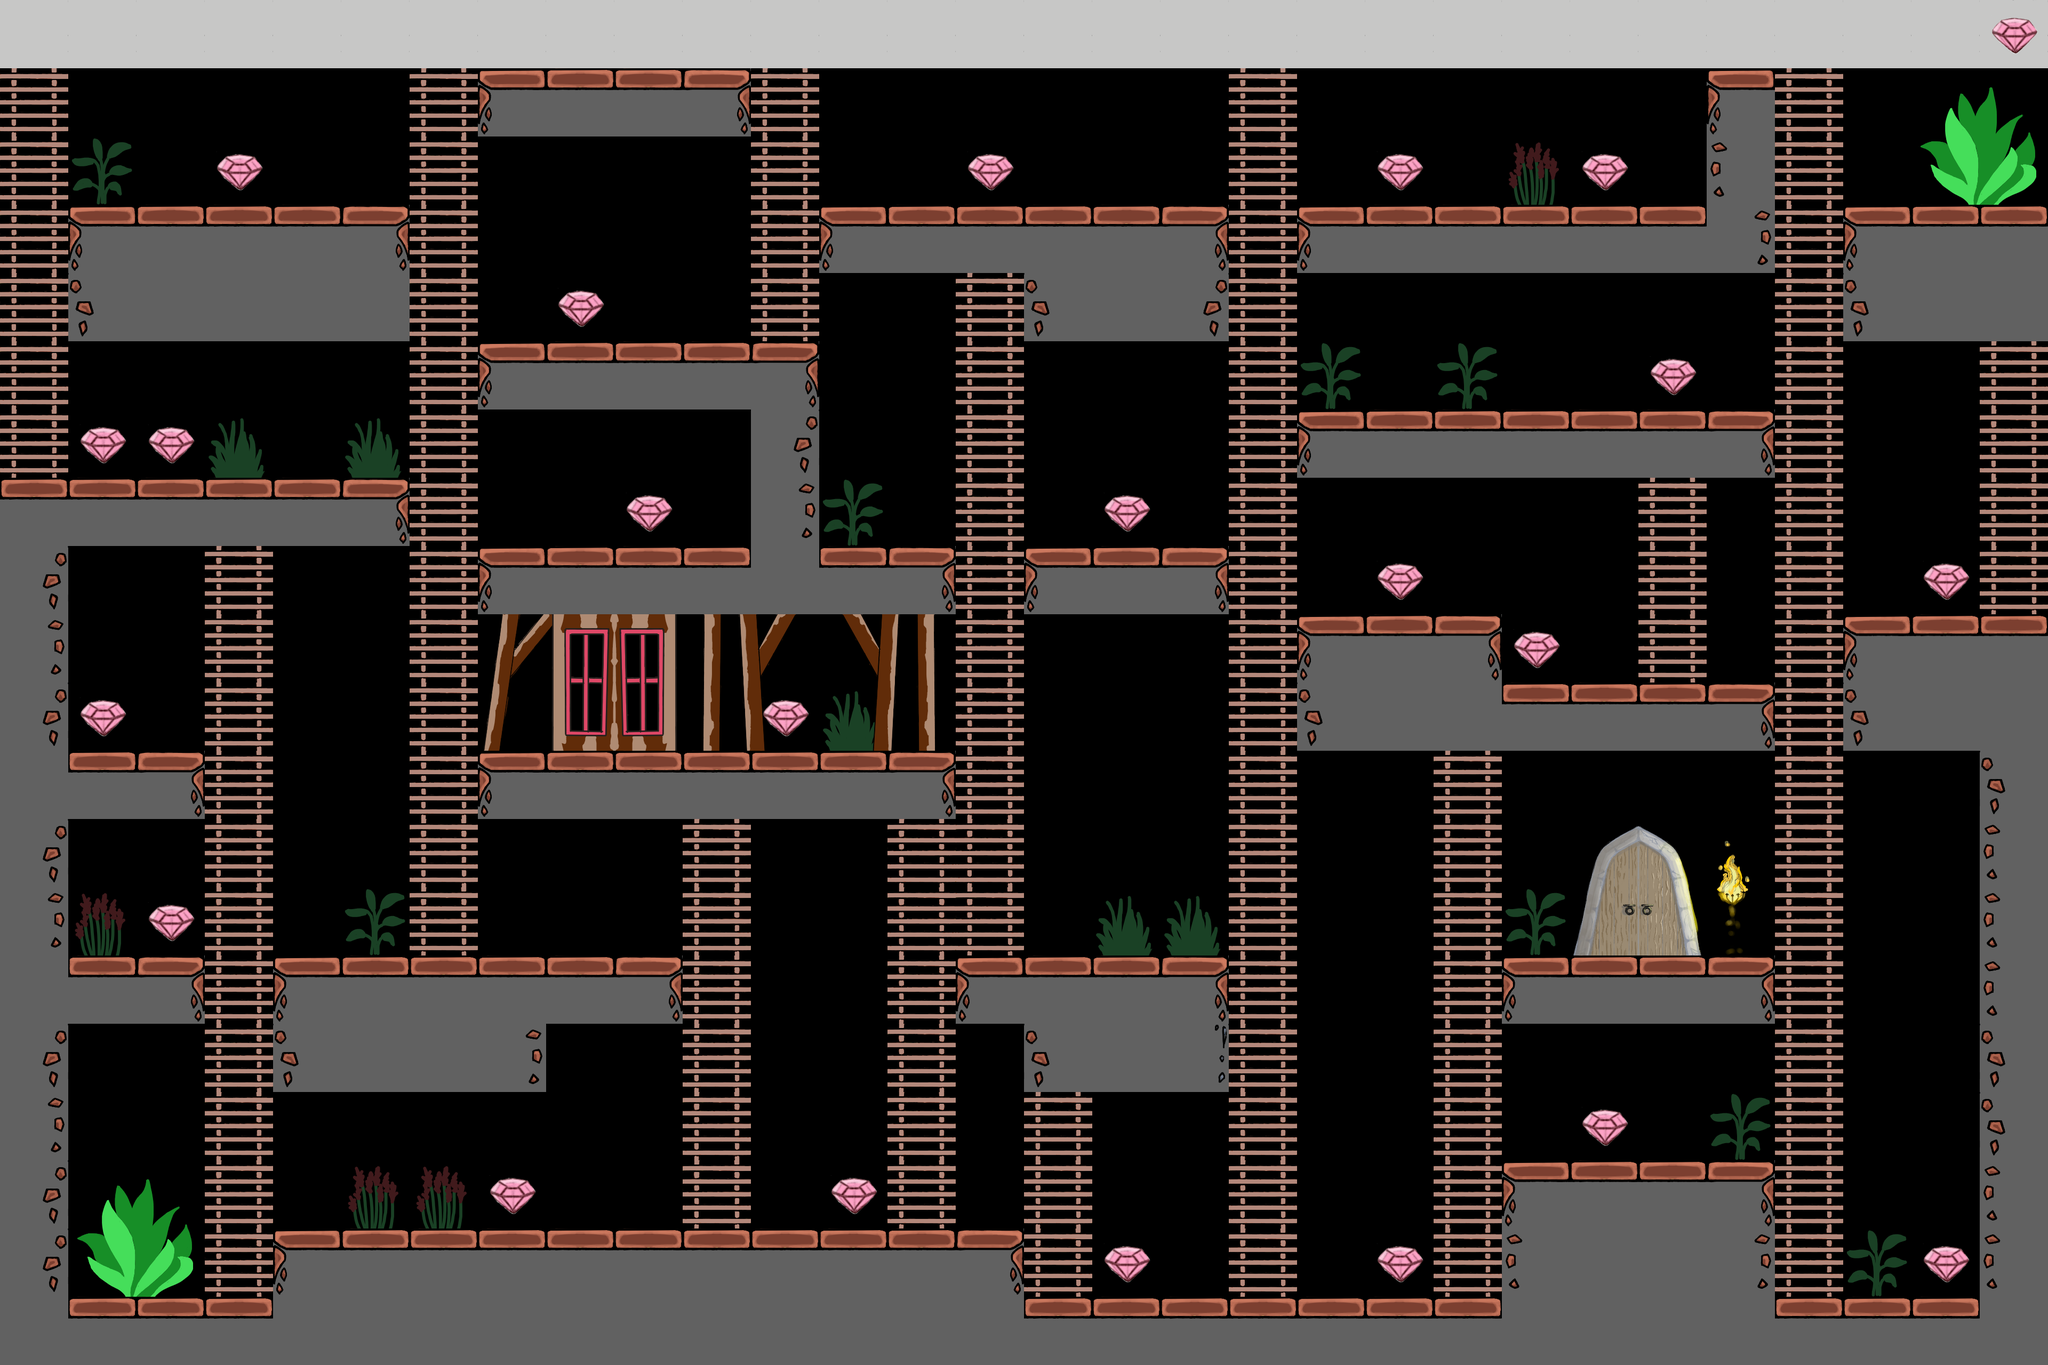

Below is a game level as drawn by its tile map, then a one-line description and the .tmx that defines it (tile-layer data replaced by summaries):
An orthogonal 30x20 tile map with 128x128 px tiles, 5 tile layers (Map, Door, Bushes, Top, ...), 1 hidden layer not drawn, 6 tilesets and 72 objects.

<map version="1.10" tiledversion="1.10.2" orientation="orthogonal" renderorder="right-down" width="30" height="20" tilewidth="128" tileheight="128" infinite="0" nextlayerid="12" nextobjectid="74">
 <editorsettings>
  <export target="Walkable2.csv" format="csv" />
 </editorsettings>
 <tileset firstgid="1" source="Tiles.tsx" />
 <tileset firstgid="13" source="Top.tsx" />
 <tileset firstgid="25" source="stuff.tsx" />
 <tileset firstgid="41" source="Hideout.tsx" />
 <tileset firstgid="73" source="stuff2.tsx" />
 <tileset firstgid="89" source="Tiles2.tsx" />
 <layer id="1" name="Map" width="30" height="20">
  <data>[600 cells, 316 non-empty, 16 distinct tile ids]</data>
 </layer>
 <layer id="10" name="Door" width="30" height="20">
  <data>[600 cells, 6 non-empty, 6 distinct tile ids]</data>
 </layer>
 <layer id="3" name="Bushes" width="30" height="20">
  <data>[600 cells, 18 non-empty, 10 distinct tile ids]</data>
 </layer>
 <layer id="2" name="Top" width="30" height="20">
  <data>[600 cells, 30 non-empty, 1 distinct tile ids]</data>
 </layer>
 <layer id="7" name="Crystals" width="30" height="20">
  <data>[600 cells, 23 non-empty, 1 distinct tile ids]</data>
 </layer>
 <layer id="8" name="Walkable" width="30" height="20" visible="0">
  <data>[600 cells, 200 non-empty, 2 distinct tile ids]</data>
 </layer>
 <objectgroup id="4" name="Walls">
  <object id="1" x="15.0544" y="2436.34" width="3801.23" height="85.272" />
  <object id="2" x="533.377" y="2307.09" width="1362.77" height="97.8536" />
  <object id="3" x="2832.7" y="2180.89" width="479.031" height="239.107" />
  <object id="4" x="2832.46" y="1797" width="479.268" height="107.381" />
  <object id="5" x="1813" y="1799" width="471.268" height="109.144" />
  <object id="6" x="1930.73" y="1930.73" width="352.833" height="105.381" />
  <object id="7" x="533.377" y="1797" width="724.956" height="105.381" />
  <object id="8" x="535.14" y="1919.44" width="469.504" height="112.908" />
  <object id="9" x="7.5272" y="903" width="101.144" height="1507.68" />
  <object id="10" x="139.253" y="1797" width="221.343" height="103.617" />
  <object id="11" x="143.017" y="1411.11" width="216.052" height="113.144" />
  <object id="12" x="140.308" y="903" width="603.358" height="106.09" />
  <object id="13" x="145.726" y="387.414" width="602.285" height="237.343" />
  <object id="14" x="915.027" y="135.49" width="473.741" height="107.617" />
  <object id="15" x="915.027" y="1027" width="855.155" height="116.672" />
  <object id="16" x="917.264" y="639.812" width="599.23" height="119.726" />
  <object id="17" x="1422.4" y="786.592" width="91.6172" height="218.998" />
  <object id="18" x="913.027" y="1415.11" width="859.391" height="109.144" />
  <object id="19" x="1939.2" y="1027" width="345.305" height="94.09" />
  <object id="20" x="1552.13" y="389" width="731.429" height="118.199" />
  <object id="21" x="1938.25" y="534.431" width="343.542" height="90.3264" />
  <object id="22" x="2450.81" y="389" width="859.391" height="108.326" />
  <object id="23" x="3217.88" y="139.253" width="90.5628" height="229.58" />
  <object id="24" x="3474.27" y="388.941" width="357.069" height="243.58" />
  <object id="25" x="2450.58" y="771.301" width="861.155" height="117.144" />
  <object id="26" x="2448.34" y="1151.66" width="355.542" height="250.87" />
  <object id="27" x="2822.7" y="1284.44" width="489.268" height="118.563" />
  <object id="28" x="3474.04" y="1155.42" width="356.251" height="248.161" />
  <object id="29" x="3732.44" y="1426.4" width="98.908" height="982.299" />
  <object id="71" x="20" y="32" width="3792" height="52" />
  <object id="72" x="3836" y="156" width="16" height="1012" />
  <object id="73" x="-4" y="124" width="12" height="776" />
 </objectgroup>
 <objectgroup id="9" name="Bushes" visible="0">
  <object id="66" x="932" y="1288" width="808" height="72" />
  <object id="67" x="3648" y="272" width="136" height="72" />
  <object id="68" x="184" y="2316" width="140" height="84" />
 </objectgroup>
 <objectgroup id="5" name="Ladders">
  <object id="30" x="24.1088" y="155.017" width="77.272" height="704.611" />
  <object id="31" x="410.469" y="1065.1" width="73.7448" height="1317.26" />
  <object id="32" x="795.647" y="165.598" width="71.272" height="1579.53" />
  <object id="33" x="1436.17" y="169.362" width="69.272" height="417.759" />
  <object id="34" x="1306.21" y="1573.18" width="73.272" height="692.502" />
  <object id="35" x="1692.33" y="1576.95" width="72.7992" height="681.211" />
  <object id="36" x="1818.05" y="549.485" width="76.3264" height="1193.06" />
  <object id="37" x="2330.14" y="168.308" width="71.0356" height="2229.1" />
  <object id="38" x="1949.78" y="2085.03" width="63.7448" height="294.27" />
  <object id="39" x="3352.55" y="183.362" width="78.3264" height="2216.41" />
  <object id="40" x="3741.02" y="675.684" width="72.6904" height="429.05" />
  <object id="41" x="3098.97" y="919.737" width="72.7992" height="337.305" />
  <object id="42" x="2706.03" y="1437.69" width="86.5628" height="952.191" />
  <object id="70" x="2820" y="1108" width="16" height="16" />
 </objectgroup>
 <objectgroup id="6" name="Crystals">
  <object id="43" x="412.97" y="292" width="69.0909" height="50.0606" />
  <object id="44" x="1051.88" y="548.121" width="73.2121" height="47.8788" />
  <object id="45" x="1816.97" y="295.03" width="79.0303" height="46.0606" />
  <object id="46" x="2585.94" y="294.061" width="78.1818" height="45.9394" />
  <object id="47" x="2967.88" y="294.061" width="76.2424" height="52.8485" />
  <object id="48" x="3101.94" y="671.03" width="69.0909" height="56" />
  <object id="49" x="156" y="804" width="73.0909" height="48.1212" />
  <object id="50" x="284.848" y="804" width="75.1515" height="44" />
  <object id="51" x="1177.09" y="928" width="76.9697" height="48" />
  <object id="52" x="2076.85" y="932" width="73.2121" height="48" />
  <object id="53" x="2590.06" y="1065.09" width="71.1515" height="36" />
  <object id="54" x="2843.88" y="1192" width="72.2424" height="40" />
  <object id="55" x="3609.82" y="1063.15" width="75.2727" height="46.9091" />
  <object id="56" x="917.82" y="2202.91" width="88.3636" height="57.2121" />
  <object id="58" x="3613.94" y="2339.03" width="69.2121" height="56.9697" />
  <object id="59" x="156.848" y="1316" width="73.3333" height="44" />
  <object id="60" x="1436.97" y="1322.18" width="71.0303" height="45.8182" />
  <object id="61" x="281.091" y="1701.94" width="75.1515" height="52" />
  <object id="62" x="1568.97" y="2216" width="67.0303" height="48" />
  <object id="63" x="2076" y="2345.09" width="76.1212" height="49.8182" />
  <object id="64" x="2592" y="2341.09" width="64.2424" height="49.9394" />
  <object id="65" x="2971.88" y="2089.09" width="73.2121" height="48.1212" />
 </objectgroup>
 <objectgroup id="11" name="Door">
  <object id="69" x="3028" y="1656" width="80" height="108" />
 </objectgroup>
</map>